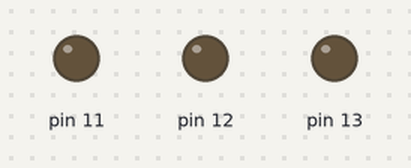
Recording of a sketch running on a simulated Arduino Uno, built with avr-gcc and run on an emulated ATmega328P. Shown: output pins drawn as LEDs (lit = HIGH).

Above: at 0.5 s.
At 3.0 s:
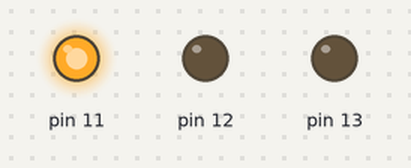
At 6.95 s:
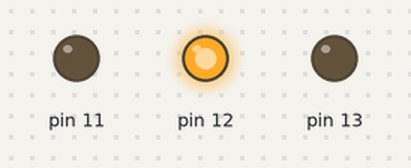
At 11.0 s:
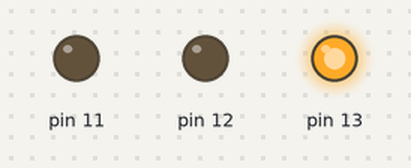
Timing chart, 0 to 20.8 s (numbered marks = the images above):
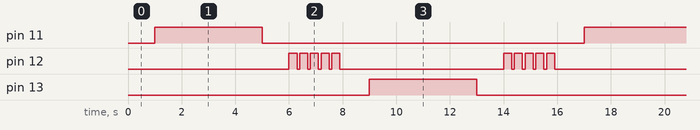

The sketch:

clase_02_sem_foros_enfrentados1.ino
```cpp
#define clockRedGreen 4000 //
#define lowClockRedGreen 1000//
#define clockYellow 300 // queda parpadeando 5 veces son 1500 ms
#define lowYellow 100 // queda apagado 5 veces son 500 ms

void setup()
{

  for (int pinLed=11 ; pinLed <= 13;  pinLed++)
  {
    pinMode( pinLed, OUTPUT);
  }

}

void loop()
{
  for (int pinLed = 11;  pinLed <= 12;  pinLed++)
  {
    if( pinLed!=12)
    {
      digitalWrite(pinLed, LOW);
      delay(lowClockRedGreen);
      digitalWrite(pinLed, HIGH);
      delay(clockRedGreen);
      digitalWrite(pinLed, LOW);
      delay(lowClockRedGreen);
    }
    else{

      for (int i=0;i<5;i++)
      {
        digitalWrite(pinLed, HIGH);
        delay(clockYellow);
        digitalWrite(pinLed, LOW);
        delay(lowYellow);

      }
    }
  }
  for (int pinLed =13;  pinLed >=12;  pinLed--)
  {
    if( pinLed!=12)
    {
      digitalWrite(pinLed, LOW);
      delay(lowClockRedGreen);
      digitalWrite(pinLed, HIGH);
      delay(clockRedGreen);
      digitalWrite(pinLed, LOW);
      delay(lowClockRedGreen);
    }
    else
    {
      for (int i=0;i<5;i++)
      {
        digitalWrite(pinLed, HIGH);
        delay(clockYellow);
        digitalWrite(pinLed, LOW);
        delay(lowYellow);

      }
    }
  }
} 
```

Measured:
- by itself, pin 11, pin 13: alternates HIGH for 4.0 s and LOW for 12.0 s
- by itself, pin 12: repeats every 8.0 s: 4 × (LOW 0.10 s, HIGH 0.30 s), LOW 6.1 s, HIGH 0.30 s
- by itself, everything shown: repeats every 16.0 s, in 24 steps
